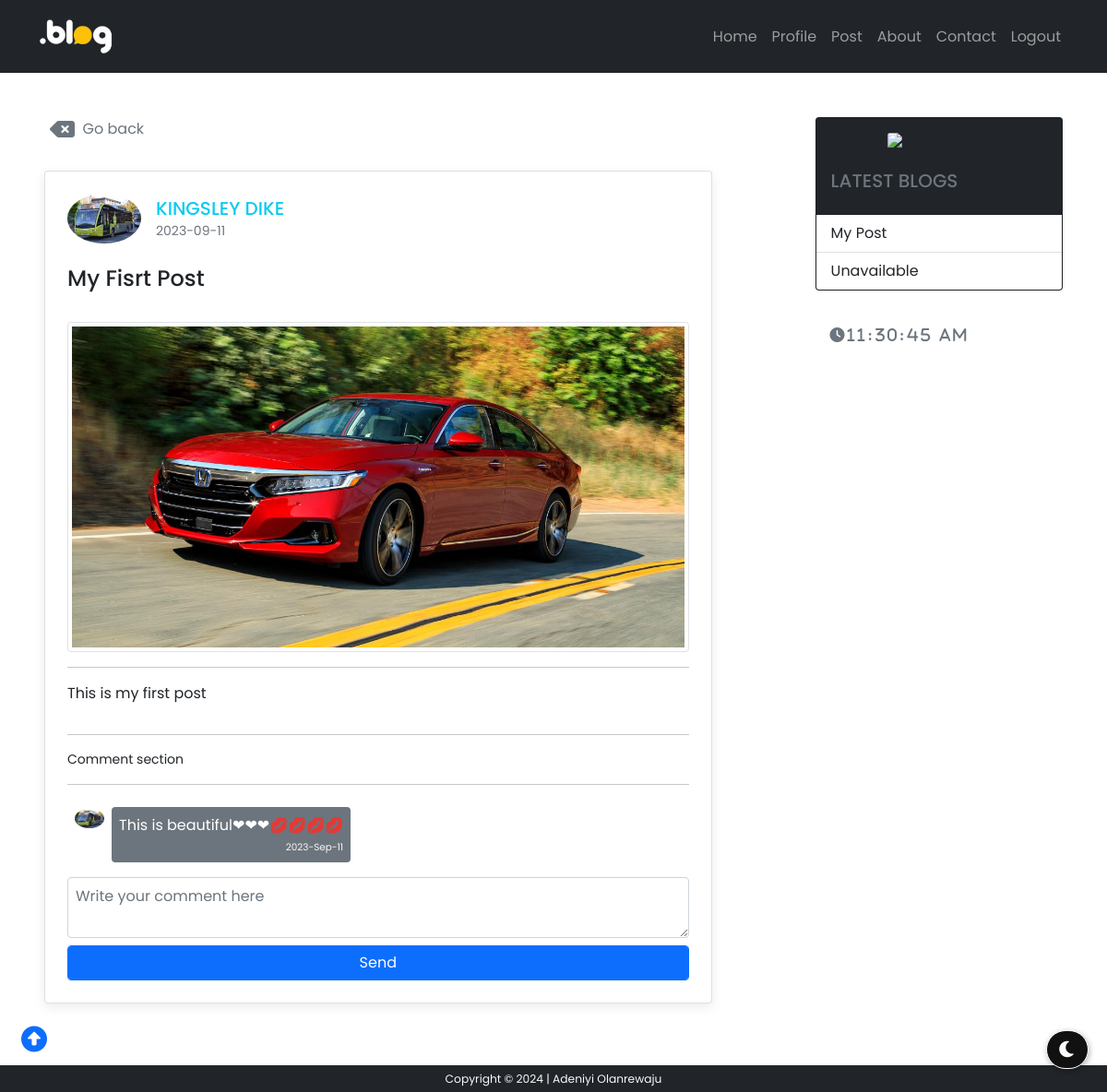
The page /display/7 (signed in) on the database as committed earlier.
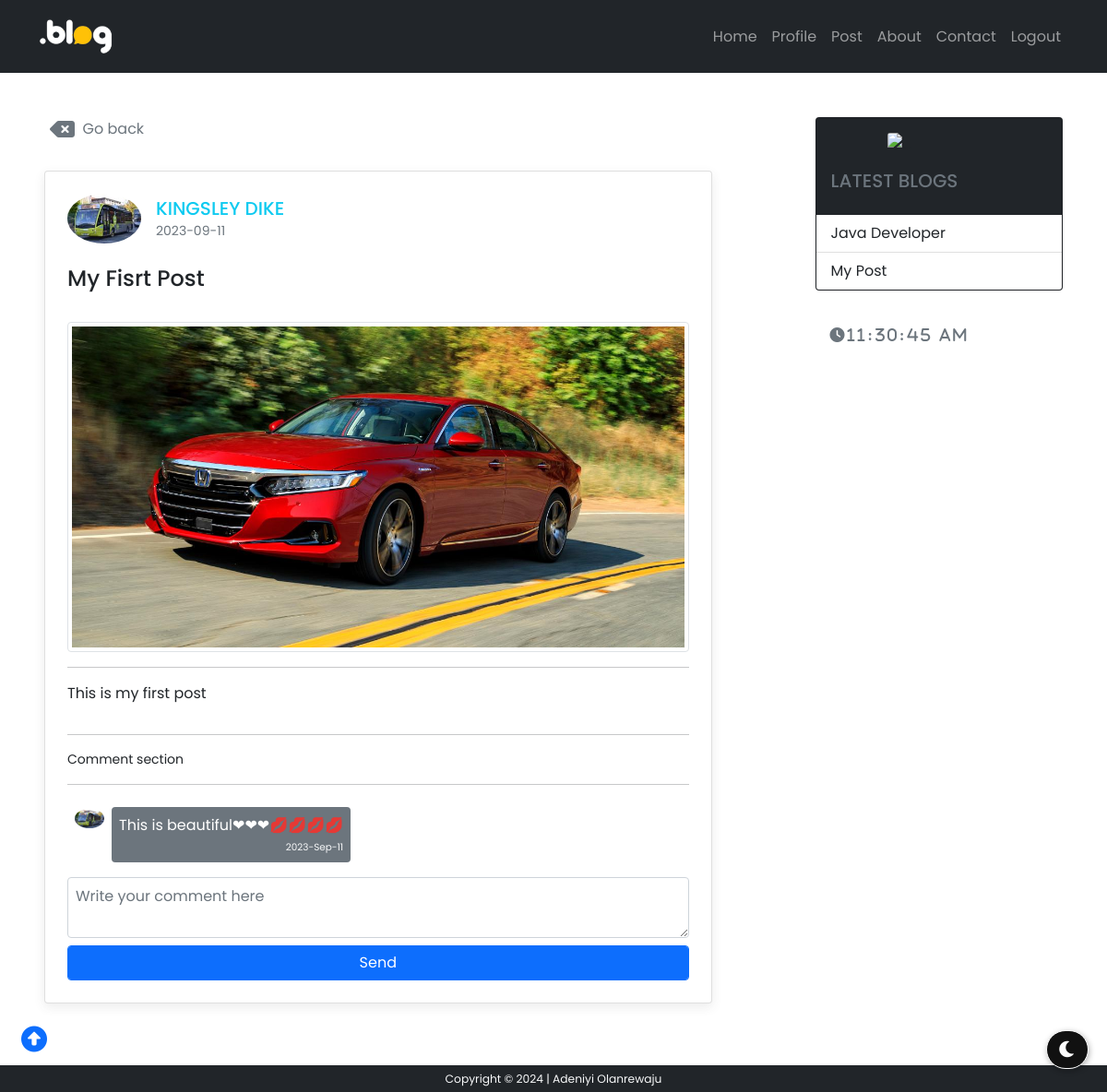
The same page on the database as committed later.
### models/postmodel.py (models this page shows, shortened)
class Post(db.Model, UserMixin):
    id = db.Column(db.Integer, primary_key=True)
    title = db.Column(db.String(100), nullable=False)
    date_posted = db.Column(db.DateTime, nullable=False, default=datetime.now)
    photo = db.Column(db.String(100), nullable=False, default='')
    content = db.Column(db.Text, nullable=False)
    user_id = db.Column(db.Integer, db.ForeignKey('user.id'), nullable=False)
    comment = db.relationship('CommentModel', backref='comm', lazy=True, cascade='delete', foreign_keys='CommentModel.post_id')

### routes/views.py (the view, shortened to what this page needs)
@view.route('/display/<int:blog_id>', methods=['GET', 'POST'])
def display_post(blog_id):
    form = CommentForm()
    post = Post.query.filter_by(id=blog_id).first()
    context = {
        'form': form,
        'post': post,
        'user': current_user
    }
    return render_template('display.html', **context)

### form.py
class CommentForm(FlaskForm):
    comment = TextAreaField('Comment', validators=[DataRequired()])

### templates/display.html (shortened to what this page needs)
{% extends 'base.html' %} {% block head %}
<link rel="stylesheet" href="{{ url_for('static', filename='css/account.css') }}" />
{% endblock head %}
{% block content %}
<button class="d-flex text-muted mb-4" style="border: none;
background: none;
" onclick="history.back()"><i class="fa fas fa-backspace text-muted h4"></i>&nbsp; Go back</button>
<div class="card p-4 mb-5" style="
    box-shadow: rgba(70, 68, 68, 0.1) 0px 4px 12px;
  ">
  <div class="d-flex align-items-center">
    {% if post.author.photo %}
      <img class="rounded-circle article-img"
      style="width: 5rem;"
      src="{{ url_for('static', filename='images/profile/' + post.author.photo) }}">
      {% else %}
      <img
        style="width: 4rem"
        src="{{ url_for('static', filename='images/user.png') }}"
        alt=""
      />
      {% endif %}
    <div class="mx-3 d-flex flex-column">
      <a href="{{ url_for('view.profile', profile_id=post.author.id) }}" class="text-decoration-none text-secondary">
        <span class="h5 text-info">{{ post.author.first_name.upper() }} {{ post.author.last_name.upper()
          }}
        </span>
      </a>
      <small class="text-muted fw-normal">{{ post.date_posted.strftime('%Y-%m-%d') }}</small>
    </div>
  </div>
  <div class="d-flex align-items-center justify-content-between">
    <p class="h4 text-decoration-none text-dark card-title mt-4" style="width: fit-content">
      {{ post.title.title() }}
    </p>
  </div>
  {% if post.photo %}
  <div class="mt-4">
    <img class=" article-img img-thumbnail"
    src="{{ url_for('static', filename='images/post/' + post.photo) }}">
  </div>
  {% endif %}
  <hr />
  <p class="card-text">{{ post.content }}</p>
<hr>
<small>Comment section</small>
<hr class="mb-3">
<div>
  {% for each_comment in post.comment[::-1] %}
  <div class=" p-2 d-flex align-items-start">
    <a href="{{ url_for('view.profile', profile_id=each_comment.who.id) }}">
      <img src="{{ url_for('static', filename='images/profile/' + each_comment.who.photo) }}"
      class="rounded-circle"
      style="width: 2rem;"
      alt="">
    </a>
    <div class="d-flex flex-column">
      <span class="bg-secondary rounded p-2 mx-2 text-white">
        {{ each_comment.comment }}
      <br>
      <small class="d-flex justify-content-end text-light mt-1" style="font-size: .65rem;">
        {{ each_comment.comment_date.strftime('%Y-%h-%d') }}</small>
    </span>
  </div>
  </div>
  {% endfor %}
</div>
{% if current_user.is_authenticated %}
  <form action="" method="post" class="w-100 mt-2">
    {{ form.comment(class="form-control p-2 bg-white", required=False,
    placeholder="Write your comment here", id="messaged" ) }}
    <button type="submit" class="btn btn-primary form-control mt-2">Send</button>
  </form>
  {% endif %}
</div>
{% endblock content %}

### templates/base.html (shortened to what this page needs)
<!DOCTYPE html>
<html lang="en">
<head>
  <link href="https://cdn.jsdelivr.net/npm/bootstrap@5.0.1/dist/css/bootstrap.min.css" rel="stylesheet"
 />
  <link rel="stylesheet" href="https://cdn.jsdelivr.net/npm/bootstrap-icons@1.3.0/font/bootstrap-icons.css" />
  <link href="https://cdnjs.cloudflare.com/ajax/libs/font-awesome/6.0.0/css/all.min.css" rel="stylesheet" />
  {% block head %}{% endblock head %}
  <link rel="stylesheet" href="{{ url_for('static', filename='css/style.css') }}" />
</head>
<body>
  <nav class="navbar navbar-expand-lg bg-dark navbar-dark py-3">
    <div class="container">
      <a href="{{ url_for('view.home') }}" class="navbar-brand"><img
          src="{{ url_for('static', filename='images/blloogg.png') }}" alt="" style="width: 5rem" /></a>
      <div class="collapse navbar-collapse" id="navmenu">
        {% if current_user.is_authenticated %}
        <ul class="navbar-nav ms-auto">
          <li class="nav-item">
            <a href="{{ url_for('view.home') }}" class="nav-link">Home</a>
          </li>
          <li class="nav-item">
            <a href="{{ url_for('view.profile', profile_id=current_user.id) }}" class="nav-link">Profile</a>
          </li>
          <li class="nav-item">
            <a href="{{ url_for('view.account') }}" class="nav-link">Post</a>
          </li>
          <li class="nav-item">
            <a href="{{ url_for('view.about') }}" class="nav-link">About</a>
          </li>
          <li class="nav-item">
            <a href="{{ url_for('view.contact') }}" class="nav-link">Contact</a>
          </li>
          <li class="nav-item">
            <a href="{{ url_for('auth.logout') }}" class="nav-link">Logout</a>
          </li>
        </ul>
        {% endif %}
      </div>
    </div>
  </nav>
  <section class="  my-3 d-flex px-4 px-lg-5 mb-5">
    <div class="w-100 this" id="thiss">
       {% block content %}
      {% endblock content %}
    </div>
    <div class="d-xl-block d-lg-block d-none" style="width: 23rem;">
      <div class="card bg-dark" style=" height: fit-content;">
        <div class="m-auto d-flex mt-3">
          <img src="{{ url_for('static', filename='images/owl.png') }}" class="card-img-top" style="margin: auto;
            width: 7rem;
            " alt="..." />
        </div>
        <div class="card-body">
          <h5 class="card-title text-muted">LATEST BLOGS</h5>
        </div>
        {% if current_user.is_authenticated %}
        <ul class="list-group list-group-flush">
          {% if current_user.posts[-1] %}
          <li class="list-group-item">
            {{ current_user.posts[-1].title.title() }}
          </li>
          {% else %}
          <li class="list-group-item">Unavailable</li>
          {% endif %}
          {% if current_user.posts[-2] %}
          <li class="list-group-item">
            {{ current_user.posts[-2].title.title() }}
          </li>
          {% else %}
          <li class="list-group-item">Unavailable</li>
          {% endif %}
        </ul>
        {% else %}
        <ul class="list-group list-group-flush">
          <li class="list-group-item">Recent Blog 1</li>
          <li class="list-group-item">Recent Blog 2</li>
        </ul>
        {% endif %}
      </div><br>
      <div id="MyClockDisplay" class="clock text-muted fa fa-clock p-3 w-100 fw-bold" style="letter-spacing: 3px;"
        onload="showTime()"></div>
    </div>
  </section>
  <i class="dntoggle fas fa-moon"></i>
  <a href="#top" class="up"><i class="fa fas fa-arrow-alt-circle-up"></i></a>
  <footer class="fixed-bottom text-center bg-dark text-light py-1 small" style="z-index: 0;">
  </footer>
</body>
</html>

Rows that differ between the two databases and show on the page:
added Post: title "Java Developer"
shown differently, row unchanged: Post "My Post": title (not shown) → "My Post"
Other text that changed with them:
{{ current_user.posts[-1].title.title() }}: "My Post" → "Java Developer"
text no longer shown: "Unavailable"
